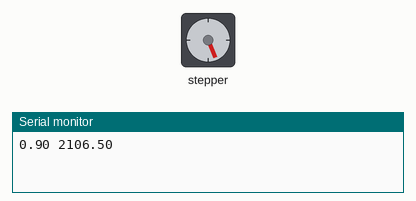
Recording of a sketch running on a simulated Arduino Uno, built with avr-gcc and run on an emulated ATmega328P. Parts: stepper motor, the last lines printed to the serial monitor. Wiring (inferred from the names in the program): stepper motor driver (200 steps per turn assumed): step pin 10; direction pin 9.

Above: at 0.05 s.
At 0.5 s:
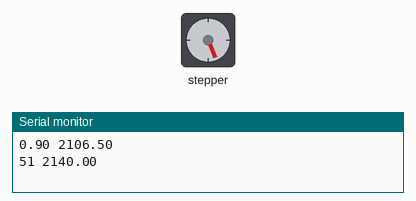
At 1.0 s:
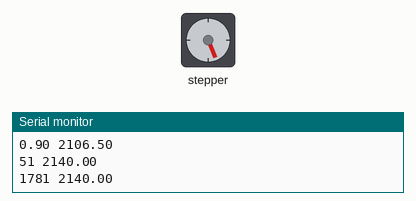
At 2.0 s:
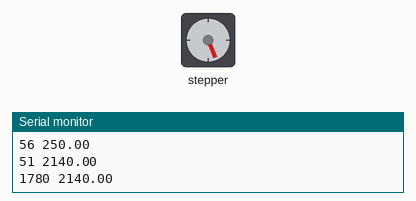
Timing chart, 0 to 4.6 s (numbered marks = the images above):
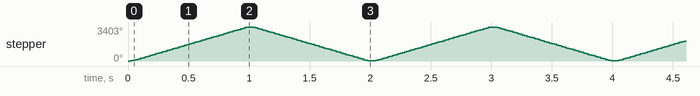

Measured:
- by itself, stepper: turns 3393° clockwise in 0.99 s, then 3392° counter-clockwise in 0.97 s, repeating every 2.0 s

The sketch:

linearStepper.ino
```cpp
/** LINEAR STEPPER ACCELERATION

    Authors       : Zaky Hussein, Priyanka Deo
    Last Modified : June 6th, 2018

    The following program linearly accelerates a stepper motor to bring it to a maximum frequency, runs it at the frequency for a set time,
    then decelerates it back to a minimum frequency. Then it changes the direction of rotation and repeats the sequence.
*/

// INPUTS
const double strokeLength = 50;                                                     // [mm] stroke length to cover in a half cycle
const double totalTime = 1;                                                         // [s] time for one half cycle/full stroke length

// DECLARING CONSTANTS
const double peakTime = sqrt(pow(totalTime, 2) - 3840 * strokeLength / pow(10, 6)); // [s] time for which max frequency should be maintained
const double startFreq = 250;                                                       // [Hz] min value of 62 Hz by precision of delayMicroseconds
const double maxFreq = pow(10, 6) * (totalTime - peakTime) / 48;
const double finalPeriod = 1 / (maxFreq) * pow(10, 6);                              // [us] final period corresponding to maximum frequency
const double basePeriod = 1 / (startFreq) * pow(10, 6);                             // [us] base period or the period to ramp up from and ramp down to
const double df = 135;                                                              // [Hz] frequency increments
unsigned int dt = 2950;                                                             // [us] time increments
const byte DIR = 9;                                                                 // direction pin on Arduino board
const byte STEP = 10;                                                               // clock pin on Arduino board
const double pulseAcceleration  = df / dt * pow(10, 6);                             // [s^-2] frequency acceleration rate

// NON CONSTANT VARIABLES
double period = basePeriod;
unsigned long initialTime;
double freq = startFreq;
unsigned long stepCount = 0;
// unsigned long initialTime2;

// SETUP
void setup() {
  pinMode(DIR, OUTPUT);
  pinMode(STEP, OUTPUT);
  digitalWrite(DIR, LOW);
  digitalWrite(STEP, LOW);
  Serial.begin(2000000);
  Serial.print(peakTime);
  Serial.print(" ");
  Serial.println(maxFreq);
}


void loop() {
  stepCount = 0;
  //Add delay between changing directions to match Gauss curve
  // DIRECTION
  digitalWrite(DIR, !digitalRead(DIR));
  // initialTime2 = millis();

  // RAMP UP TO MAX FREQUENCY
  while (period > finalPeriod) {
    initialTime = micros();
    while (micros() - initialTime < dt) {
      digitalWrite(STEP, HIGH);
      delayMicroseconds(period / 2.0);
      digitalWrite(STEP, LOW);
      delayMicroseconds(period / 2.0);
      stepCount++;
    }
    freq += df;
    period = 1 / freq * pow(10, 6);
  }
  Serial.print(stepCount);
  Serial.print(" ");
  Serial.println(freq);

  // REMAIN AT MAX FREQUENCY
  stepCount = 0;

  initialTime = millis();
  while (millis() - initialTime <= (unsigned long)(peakTime * pow(10, 3))) {
    digitalWrite(STEP, HIGH);
    delayMicroseconds(period / 2.0);
    digitalWrite(STEP, LOW);
    delayMicroseconds(period / 2.0);
    // freq = 1 / finalPeriod * pow(10,6);
    // Serial.println(freq);
    stepCount++;
  }

  Serial.print(stepCount);
  Serial.print(" ");
  Serial.println(freq);

  // RAMP DOWN FROM MAX FREQUENCY
  //initialTime2 = millis();
  stepCount = 0;
  while (period < basePeriod) {
    initialTime = micros();
    while (micros() - initialTime < dt) {
      digitalWrite(STEP, HIGH);
      delayMicroseconds(period / 2.0);
      digitalWrite(STEP, LOW);
      delayMicroseconds(period / 2.0);
      stepCount++;
    }
    freq -= df;
    // freq = 1 / period * pow(10,6);
    // Serial.println(freq);
    period = 1 / freq * pow(10, 6);
  }

  Serial.print(stepCount);
  Serial.print(" ");
  Serial.println(freq);

}
```
